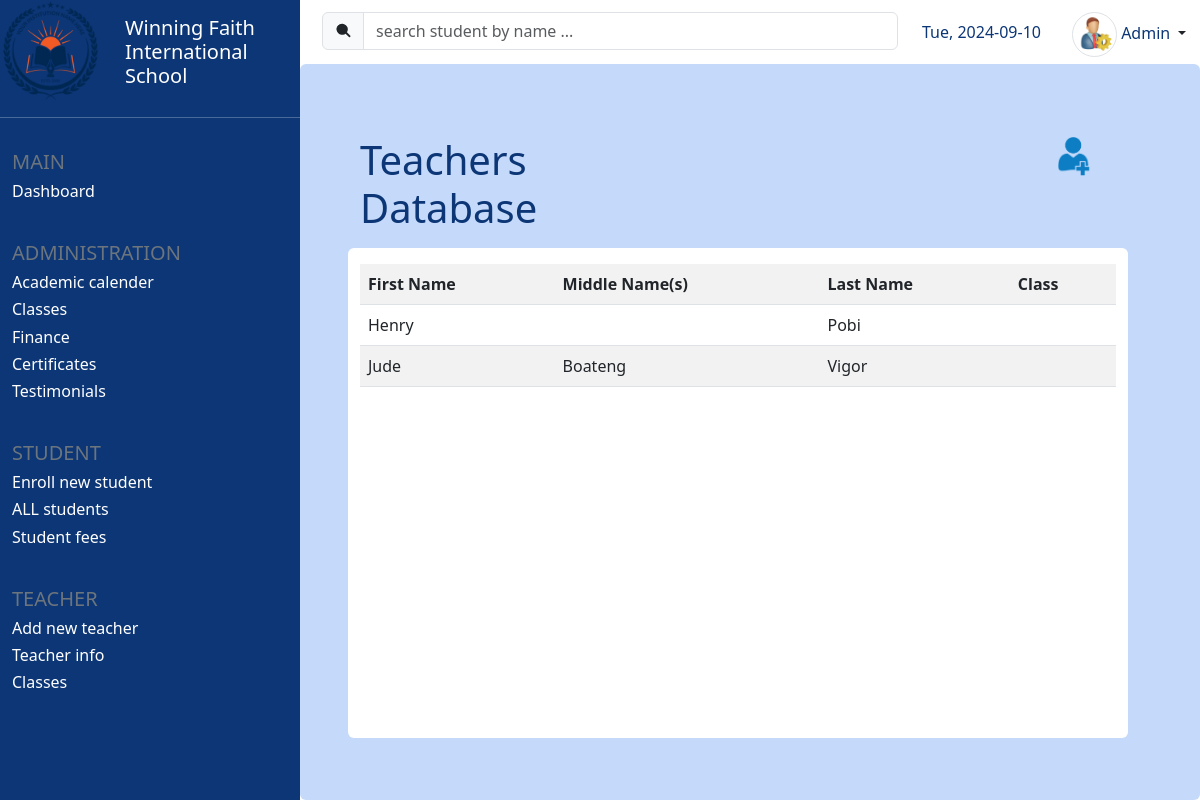
/teachers (signed in), run on an earlier commit of the app's database.
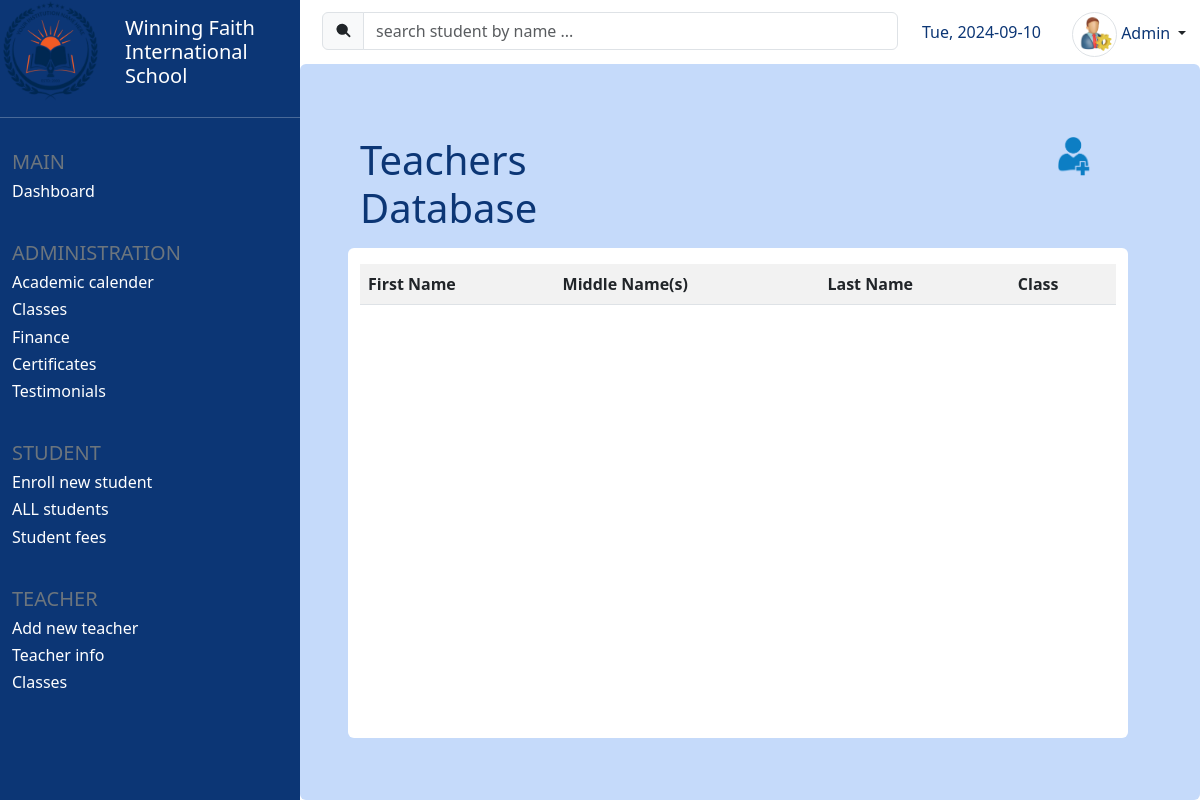
And on a later commit of the database.
### core/models.py (models this page shows, shortened)
class Teacher(models.Model):
    fname = models.CharField(max_length=25)
    lname = models.CharField(max_length=25)
    other_names = models.CharField(max_length=100, blank=True)
    full_name = models.CharField(max_length=100, editable=False)
    assigned_class = models.OneToOneField(Classroom, on_delete=models.SET_NULL, related_name='class_teacher', to_field='name', null=True, blank=True)

### core/views.py (the view)
# urls.py: path('teachers', views.display_teachers, name='teachers'),
@login_required(login_url='login')
def display_teachers(request):
    teachers = Teacher.objects.all().order_by('fname', 'lname')
    context = {
        'teachers': teachers
    }
    return render(request, 'display_teachers.html', context)

### templates/display_teachers.html (shortened to what this page needs)
{% extends 'student_info.html' %}
{% load static %}
{% block content %}
<div class="container-fluid row home mt-4 p-5">
    {% block db_table_header %}
    <div class="row mb-3 w-100">
        <div class="col col-lg-6">
            <h5 class="d-inline blue-text display-6">
                {% block db_table_header_text %}
                Teachers Database
                {% endblock %}
            </h5>
        </div>
        <div class="col col-lg-6">
            <span class="d-inline float-end">
                {% block db_table_header_icon %}
                <a href="{% url 'add_teacher' %}" class="text-decoration-none" title="new student">
                        <img src="{% static 'add_student.png' %}" width="35" height="35" class="img-fluid">
                </a>
                {% endblock db_table_header_icon %}
            </span>
        </div>
    </div>
    {% endblock db_table_header %}
    <div class="container bg-white rounded pt-3 pb-4">
        <div class="" style="height: 450px; overflow-y: auto;">
            {% block db_table %}
            <table class="table table-striped">
                <tr>
                    <th>First Name</th>
                    <th>Middle Name(s)</th>
                    <th>Last Name</th>
                    <th>Class</th>
                </tr>
                {% for teacher in teachers %}
                <tr>
                    <td>{{teacher.fname}}</td>
                    <td>{{teacher.other_names}}</td>
                    <td>{{teacher.lname}}</td>
                    <td>{{teacher.assigned_class}}</td>
                </tr>
                {% endfor %}
            </table>
            {% endblock db_table %}
        </div>
    </div>
</div>
{% endblock content %}

What changed in the data, as far as the page shows it:
removed Teacher: fname "Henry", lname "Pobi"
removed Teacher: fname "Jude", other_names "Boateng", lname "Vigor"
